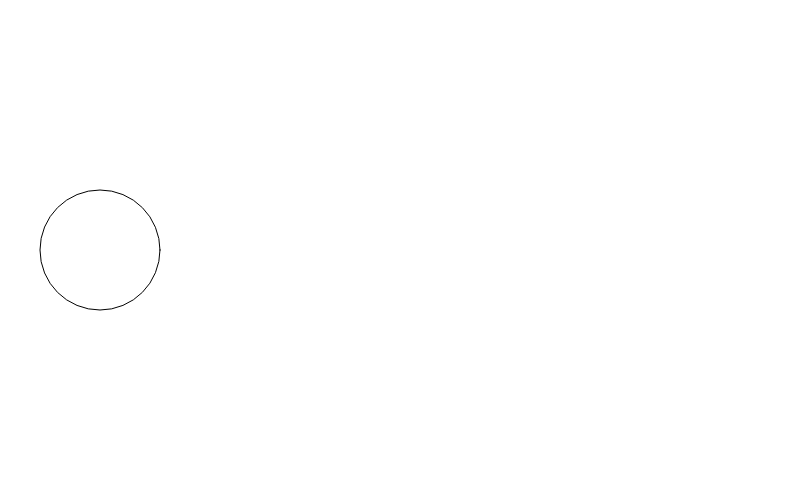
Frame 1 (no input)
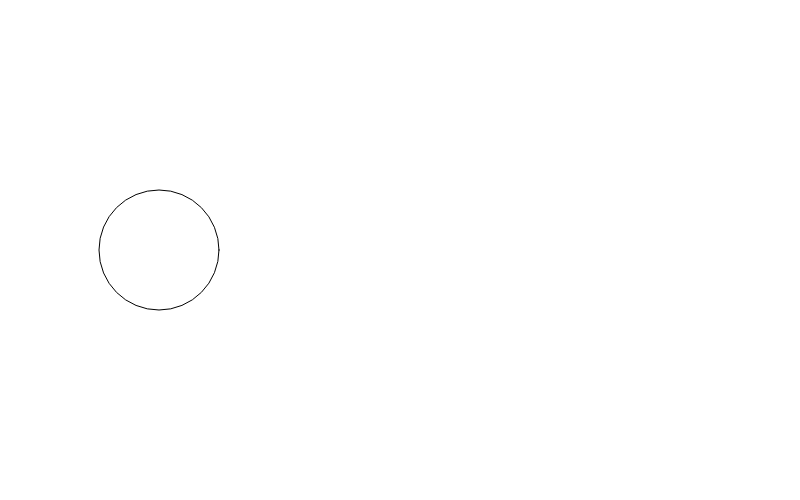
Frame 60 (no input)
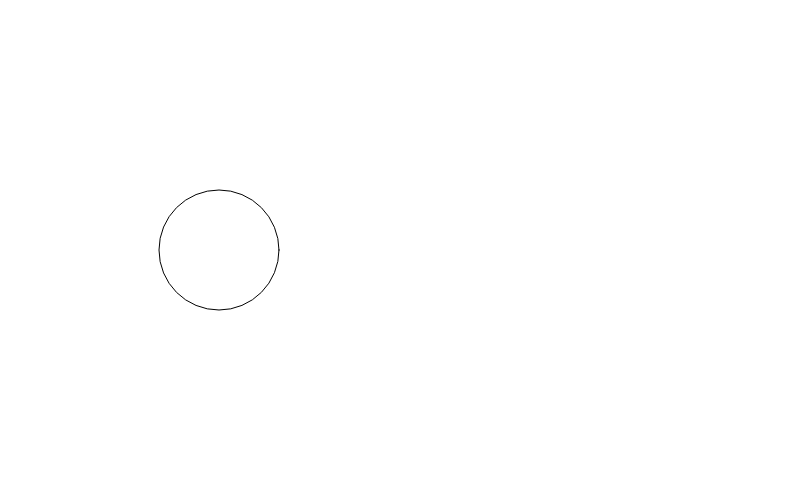
Frame 120 (the mouse pressed at the canvas centre since frame 60)

The p5.js sketch that drew these frames (run headless with seeded random() and noise() and a simulated clock; from frame 60 on, the mouse is pressed at the canvas centre):

// p5.js sketch
// ── sketch.js
var x = 100;
var y = 100;

function setup() {
  createCanvas(800,500);
}

function draw() {
  clear();
  ellipse(x, height/2, 120, 120);
  x++;
}
